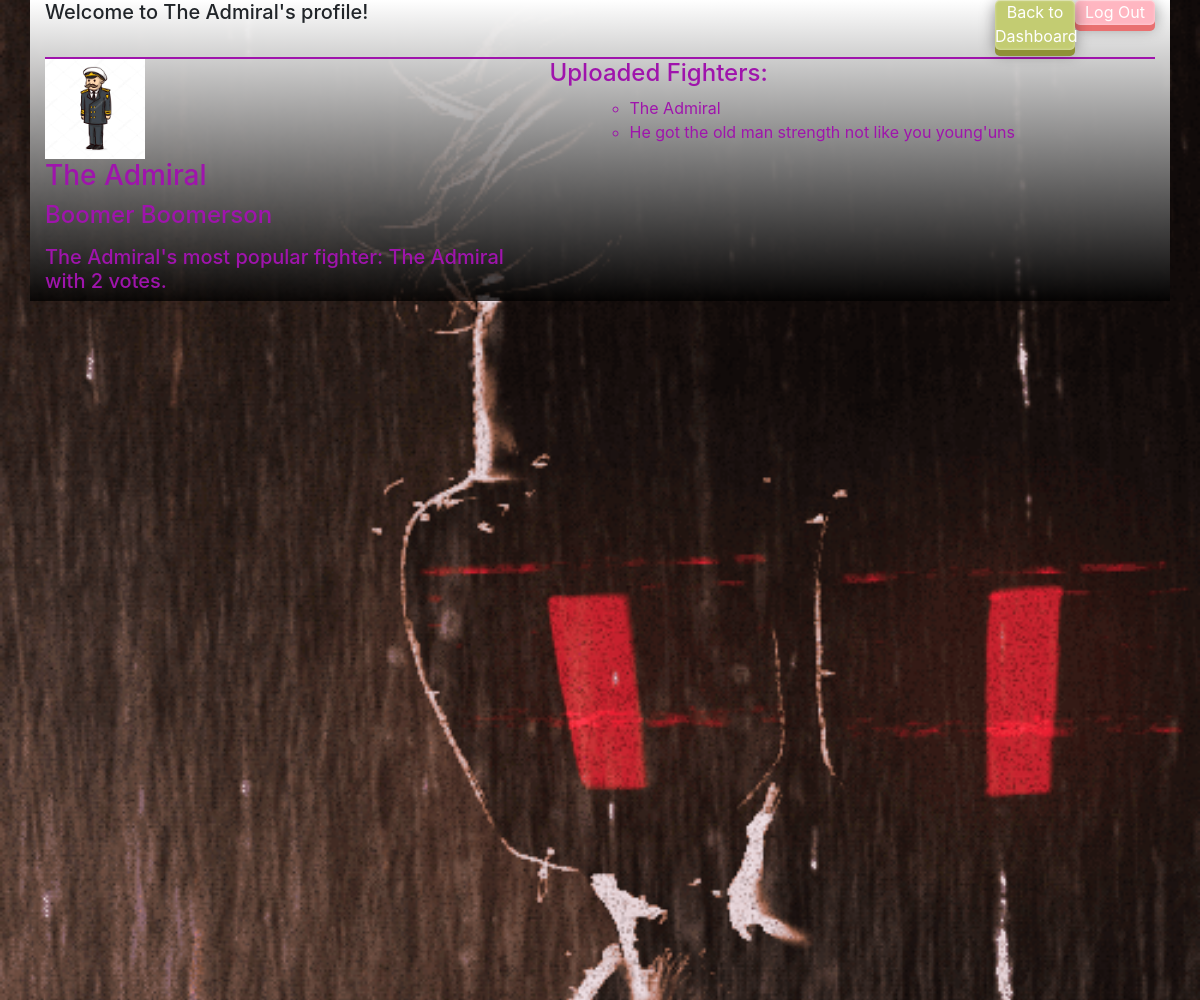
Page /viewprofile/2 on the committed database.
### W3app/models.py (models this page shows, shortened)
class User(models.Model):
    name = models.CharField(max_length=255)
    alias = models.CharField(max_length=255)
    email = models.CharField(max_length=255)
    desc = models.TextField()
    picture = models.ImageField(upload_to="Users/pictures/", null=True, blank=True)
    password = models.CharField(max_length=255)
    created_at = models.DateTimeField(auto_now_add=True)
    updated_at = models.DateTimeField(auto_now=True)
    objects= Validator()

class Fighter(models.Model):
    fightername = models.CharField(max_length=255)
    fighterdesc = models.TextField()
    votes = models.IntegerField()
    picture = models.ImageField(upload_to="Fighters/pictures/", null=True, blank=True)
    created_at = models.DateTimeField(auto_now_add=True)
    updated_at = models.DateTimeField(auto_now=True)
    uploaded_by = models.ForeignKey(User, related_name="fighters", on_delete=models.CASCADE)
    objects= Validator()

### W3app/views.py (the view)
# urls.py: path(r'viewprofile/<int:user_id>', views.viewprofile),
def viewprofile(request, user_id):
    user_id=user_id
    context = {
            "leader" : Fighter.objects.all().filter(uploaded_by=user_id).order_by("-votes"),
            "all_fighters" : Fighter.objects.filter(uploaded_by=user_id),
            "user" : User.objects.get(id = user_id)
        }
    return render(request,"viewprofile.html", context)

### W3app/templates/viewprofile.html (shortened to what this page needs)
<!DOCTYPE html>
<html lang="en">
<head>
    {% load static %}
    <link rel="stylesheet" href="https://stackpath.bootstrapcdn.com/bootstrap/4.4.1/css/bootstrap.min.css">
    <link rel="stylesheet" href="{% static 'css/profile.css' %}">
</head>
<body>
<div class = "background">
    <div class="container">
        <div class = "header">
            <a href= "/logout" class="logoutbutton">Log Out</a>
            <a href= "/dashboard"class="dashboardbutton">Back to Dashboard</a>
            <h5>Welcome to {{ user.alias }}'s profile!</h5>
        </div>
        <div class= "profileinfo">
            {% if user.picture %}
            <img src = "{{user.picture.url}}"alt="{{user.alias}}" width="100px">
            {% endif %}
            <div class="profileinformation">
                <h3>{{user.alias}}</h3>
                <h4>{{user.name}}</h4>
            </div>
            <h5>{{user.alias}}'s most popular fighter: {{leader.first.fightername}} with {{leader.first.votes}} votes.</h5>
            </div>
            <div class= "profilestats">
                <h4>Uploaded Fighters:</h4>
                <ul>
                {% for fighter in all_fighters %}
                    <ul>
                        <li>{{fighter.fightername}}</li>
                        <li>{{fighter.fighterdesc}}</li>
                    </ul>
                {% endfor %}
                </ul>
            </div>
        </div>
    </div>
</body>
</html>

### W3app/static/css/profile.css (style rules this page uses)
.container { background-image: linear-gradient(rgb(255, 255, 255, 1), rgb(0, 0, 0, .75)); }
.header { border-bottom: rgb(159, 20, 172) solid 2px; padding-bottom: 25px; }
.profileinfo { color: rgb(159, 20, 172); width: 500px; display: inline-block; }
a { float: right; }
.logoutbutton { display: inline-block; height: 25px; width: 80px; background-color: lightpink; text-align: center; color: white; border-radius: 5px; box-shadow: 0px 6px 0px #e97070, 0px 3px 15px rgba(0,0,0,.4), inset 0px 1px 0px rgba(255,255,255,.3), inset 0px 0px 3px rgba(255,255,255,.5); }
.dashboardbutton { display: inline-block; height: 50px; width: 80px; background-color: rgb(195, 204, 114); text-align: center; color: white; border-radius: 5px; box-shadow: 0px 6px 0px #8f9136, 0px 3px 15px rgba(0,0,0,.4), inset 0px 1px 0px rgba(255,255,255,.3), inset 0px 0px 3px rgba(255,255,255,.5); }
.profilestats { width: 500px; color:rgb(159, 20, 172); display: inline-block; vertical-align: top; }

### rows in the picture
User: alias "The Admiral", picture (picture), name "Boomer Boomerson"
Fighter: first.fightername "The Admiral", first.votes "2", fightername "The Admiral", fighterdesc "He got the old man strength not like you young'uns"
